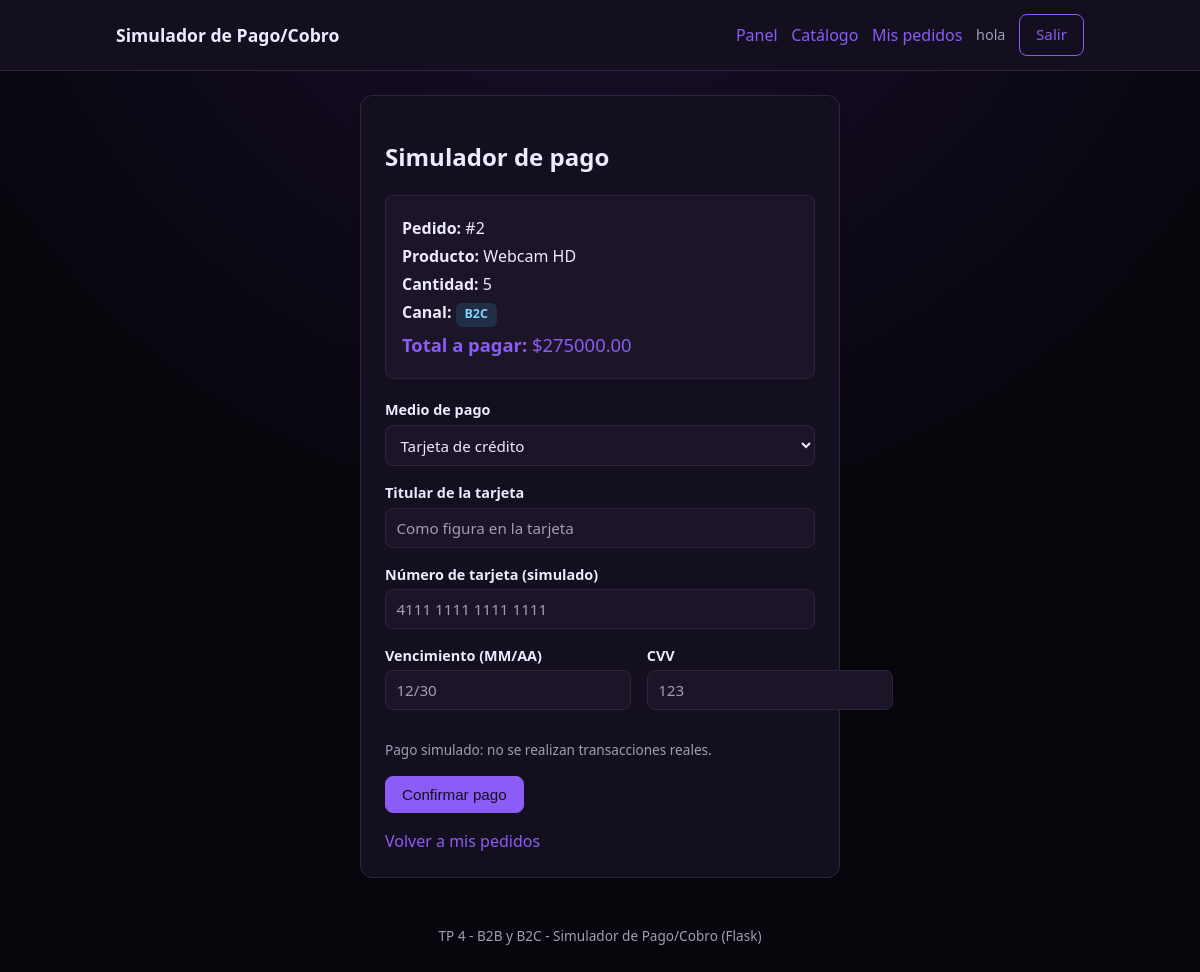
Screenshot of /pedidos/2/pagar (signed in) with the database file from the repository.
### models.py (models this page shows, shortened)
class Usuario(UserMixin, db.Model):
    __tablename__ = "usuario"
    id = db.Column(db.Integer, primary_key=True)
    nombre = db.Column(db.String(100), nullable=False)
    email = db.Column(db.String(120), unique=True, nullable=False)
    password = db.Column(db.String(200), nullable=False)
    rol = db.Column(db.String(20), default="cliente", nullable=False)
    pedidos = db.relationship("Pedido", backref="usuario", lazy=True)

class Pedido(db.Model):
    __tablename__ = "pedido"
    ESTADOS = (
        "Pendiente de pago",
        "Pagado",
        "Cobrado",
        "Cancelado",
    )
    id = db.Column(db.Integer, primary_key=True)
    fecha = db.Column(db.DateTime, default=datetime.utcnow)
    cantidad = db.Column(db.Integer, nullable=False)
    total = db.Column(db.Float, nullable=False)
    estado = db.Column(db.String(50), default="Pendiente de pago")
    tipo = db.Column(db.String(10), default="B2C", nullable=False)
    usuario_id = db.Column(db.Integer, db.ForeignKey("usuario.id"), nullable=False)
    producto_id = db.Column(db.Integer, db.ForeignKey("producto.id"), nullable=False)
    pago = db.relationship("Pago", backref="pedido", uselist=False)

class Producto(db.Model):
    __tablename__ = "producto"
    id = db.Column(db.Integer, primary_key=True)
    nombre = db.Column(db.String(100), nullable=False)
    descripcion = db.Column(db.String(300))
    precio = db.Column(db.Float, nullable=False)
    stock = db.Column(db.Integer, nullable=False)
    pedidos = db.relationship("Pedido", backref="producto", lazy=True)

### app.py (the view, shortened to what this page needs)
@app.route("/pedidos/<int:pedido_id>/pagar", methods=["GET", "POST"])
@rol_requerido("cliente")
def pagar_pedido(pedido_id):
    pedido = db.get_or_404(Pedido, pedido_id)
    if pedido.usuario_id != current_user.id:
        abort(403)
    if pedido.estado != "Pendiente de pago":
        flash("Este pedido ya no admite pagos.", "error")
        return redirect(url_for("mis_pedidos"))
    form = PagoForm()
    return render_template("pago.html", form=form, pedido=pedido)

### forms.py
class PagoForm(FlaskForm):
    metodo = SelectField(
        "Medio de pago",
        choices=METODOS_PAGO,
        validators=[DataRequired()],
    )
    titular = StringField(
        "Titular de la tarjeta",
        validators=[Length(max=100)],
    )
    numero_tarjeta = StringField(
        "Número de tarjeta (simulado)",
        validators=[Length(max=30)],
    )
    vencimiento = StringField(
        "Vencimiento (MM/AA)",
        validators=[Length(max=10)],
    )
    cvv = StringField(
        "CVV",
        validators=[Length(max=4)],
    )
    submit = SubmitField("Confirmar pago")

### app.py (called while the page is built)
@login_manager.user_loader
def cargar_usuario(user_id):
    return db.session.get(Usuario, int(user_id))

def rol_requerido(rol):
    def decorador(funcion):
        @wraps(funcion)
        @login_required
        def envoltura(*args, **kwargs):
            if current_user.rol != rol:
                abort(403)
            return funcion(*args, **kwargs)
        return envoltura
    return decorador

### templates/pago.html (shortened to what this page needs)
{% extends "base.html" %}
{% block contenido %}
<section class="tarjeta formulario">
    <h1>Simulador de pago</h1>
    <div class="resumen">
        <p><strong>Pedido:</strong> #{{ pedido.id }}</p>
        <p><strong>Producto:</strong> {{ pedido.producto.nombre }}</p>
        <p><strong>Cantidad:</strong> {{ pedido.cantidad }}</p>
        <p><strong>Canal:</strong>
            <span class="canal canal-{{ pedido.tipo|lower }}">{{ pedido.tipo }}</span>
        </p>
        <p class="total-a-pagar"><strong>Total a pagar:</strong>
            ${{ "%.2f"|format(pedido.total) }}</p>
    </div>
    <form method="POST" novalidate>
        <div class="campo">
            {{ form.metodo.label }}
            {{ form.metodo() }}
        </div>
        <div class="campo">
            {{ form.titular.label }}
            {{ form.titular(placeholder="Como figura en la tarjeta") }}
        </div>
        <div class="campo">
            {{ form.numero_tarjeta.label }}
            {{ form.numero_tarjeta(placeholder="4111 1111 1111 1111") }}
        </div>
        <div class="fila">
            <div class="campo">
                {{ form.vencimiento.label }}
                {{ form.vencimiento(placeholder="12/30") }}
            </div>
            <div class="campo">
                {{ form.cvv.label }}
                {{ form.cvv(placeholder="123") }}
            </div>
        </div>
        <p class="nota">Pago simulado: no se realizan transacciones reales.</p>
        <p>{{ form.submit(class="boton") }}</p>
    </form>
    <a href="{{ url_for('mis_pedidos') }}">Volver a mis pedidos</a>
</section>
{% endblock %}

### templates/base.html (shortened to what this page needs)
<!DOCTYPE html>
<html lang="es">
<head>
    <link rel="stylesheet" href="{{ url_for('static', filename='style.css') }}">
</head>
<body>
    <header class="cabecera">
        <div class="contenedor">
            <a class="logo" href="{{ url_for('inicio') }}">Simulador de Pago/Cobro</a>
            <nav class="navegacion">
                {% if current_user.is_authenticated %}
                    {% if current_user.rol == "admin" %}
                        <a href="{{ url_for('admin') }}">Panel</a>
                        <a href="{{ url_for('productos') }}">Productos</a>
                        <a href="{{ url_for('admin_pedidos') }}">Pedidos</a>
                    {% else %}
                        <a href="{{ url_for('cliente') }}">Panel</a>
                        <a href="{{ url_for('catalogo') }}">Catálogo</a>
                        <a href="{{ url_for('mis_pedidos') }}">Mis pedidos</a>
                    {% endif %}
                    <span class="usuario">{{ current_user.nombre }}</span>
                    <a class="boton boton-secundario" href="{{ url_for('logout') }}">Salir</a>
                {% else %}
                    <a href="{{ url_for('login') }}">Iniciar sesión</a>
                    <a class="boton" href="{{ url_for('registro') }}">Registrarse</a>
                {% endif %}
            </nav>
        </div>
    </header>
    <main class="contenedor">
        {% block contenido %}{% endblock %}
    </main>
    <footer class="pie">
        <div class="contenedor">
            TP 4 - B2B y B2C - Simulador de Pago/Cobro (Flask)
        </div>
    </footer>
</body>
</html>

### static/style.css (style rules this page uses)
:root { color-scheme: dark; --color-primario: #8b5cf6; --color-primario-oscuro: #7c3aed; --color-peligro: #ef4444; --color-texto: #ede9fe; --color-suave: #a29db3; --color-borde: #2e2440; --color-fondo: #08060d; --color-blanco: #140f1e; --color-superficie: #1c1527; }
* { box-sizing: border-box; }
body { margin: 0; font-family: "Segoe UI", Roboto, Helvetica, Arial, sans-serif; background: radial-gradient(circle at 50% -20%, #1b1030 0%, var(--color-fondo) 55%) fixed; color: var(--color-texto); line-height: 1.5; min-height: 100vh; }
.contenedor { width: 100%; max-width: 1000px; margin: 0 auto; padding: 0 1rem; }
a { color: var(--color-primario); text-decoration: none; }
.cabecera { background: var(--color-blanco); border-bottom: 1px solid var(--color-borde); }
.cabecera .contenedor { display: flex; align-items: center; justify-content: space-between; gap: 1rem; padding-top: 0.85rem; padding-bottom: 0.85rem; flex-wrap: wrap; }
.logo { font-weight: 700; font-size: 1.1rem; color: var(--color-texto); }
.navegacion { display: flex; align-items: center; gap: 0.85rem; flex-wrap: wrap; }
.navegacion .usuario { color: var(--color-suave); font-size: 0.9rem; }
.boton { display: inline-block; background: var(--color-primario); color: var(--color-blanco) !important; padding: 0.55rem 1rem; border-radius: 8px; border: 1px solid var(--color-primario); cursor: pointer; font-size: 0.95rem; text-decoration: none !important; transition: background 0.15s ease; }
.boton-secundario { background: transparent; color: var(--color-primario) !important; }
.tarjeta { background: var(--color-blanco); border: 1px solid var(--color-borde); border-radius: 12px; padding: 1.5rem; margin: 1.5rem 0; box-shadow: 0 1px 3px rgba(0, 0, 0, 0.05); }
.formulario { max-width: 480px; margin-left: auto; margin-right: auto; }
.campo { margin-bottom: 1rem; display: flex; flex-direction: column; gap: 0.25rem; }
.campo label { font-weight: 600; font-size: 0.9rem; }
.campo input, .campo select, .campo textarea { padding: 0.55rem 0.65rem; border: 1px solid var(--color-borde); border-radius: 8px; font-size: 0.95rem; font-family: inherit; background: var(--color-superficie); color: var(--color-texto); }
.campo input::placeholder { color: var(--color-suave); }
.fila { display: flex; gap: 1rem; }
.fila .campo { flex: 1; }
.nota { color: var(--color-suave); font-size: 0.85rem; }
.canal { display: inline-block; padding: 0.15rem 0.55rem; border-radius: 6px; font-size: 0.78rem; font-weight: 700; }
.canal-b2c { background: rgba(56, 189, 248, 0.15); color: #7dd3fc; }
.resumen { background: var(--color-superficie); border: 1px solid var(--color-borde); border-radius: 8px; padding: 1rem; margin-bottom: 1.25rem; }
.resumen p { margin: 0.25rem 0; }
.total-a-pagar { font-size: 1.15rem; color: var(--color-primario); }
.pie { color: var(--color-suave); font-size: 0.85rem; text-align: center; padding: 1.5rem 1rem 2rem; }

### rows the page displays
Usuario: nombre "hola"
Pedido: id "2", cantidad "5", tipo "B2C", total "275000.00"
Producto: producto.nombre "Webcam HD"
